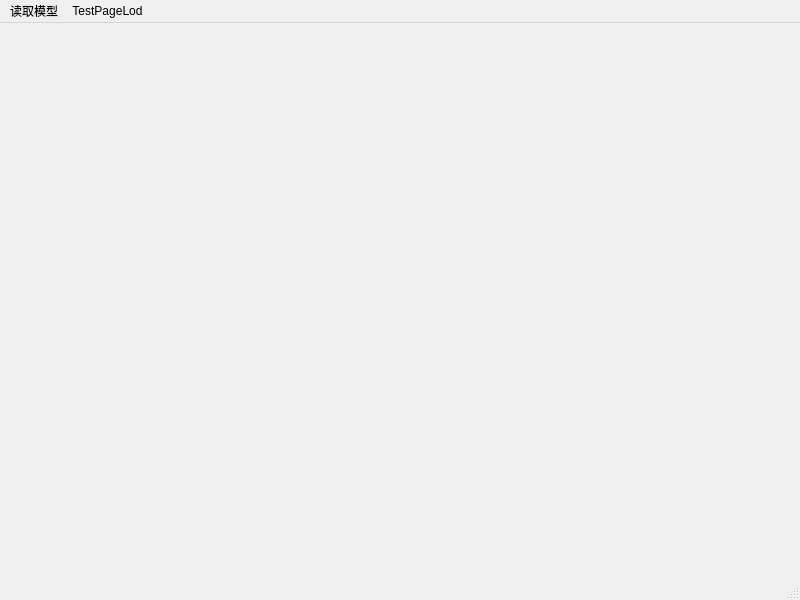
<?xml version="1.0" encoding="UTF-8"?>
<ui version="4.0">
 <class>MainWindow</class>
 <widget class="QMainWindow" name="MainWindow">
  <property name="geometry">
   <rect>
    <x>0</x>
    <y>0</y>
    <width>800</width>
    <height>600</height>
   </rect>
  </property>
  <property name="windowTitle">
   <string>MainWindow</string>
  </property>
  <widget class="QWidget" name="centralwidget"/>
  <widget class="QMenuBar" name="menubar">
   <property name="geometry">
    <rect>
     <x>0</x>
     <y>0</y>
     <width>800</width>
     <height>21</height>
    </rect>
   </property>
   <widget class="QMenu" name="menu">
    <property name="title">
     <string>读取模型</string>
    </property>
    <addaction name="actionLoad_Model"/>
    <addaction name="actionOpen_File"/>
    <addaction name="actionSave_As_File"/>
   </widget>
   <widget class="QMenu" name="menuTestPageLod">
    <property name="title">
     <string>TestPageLod</string>
    </property>
    <addaction name="actionCreate_Model"/>
    <addaction name="actionBig_Scene"/>
   </widget>
   <addaction name="menu"/>
   <addaction name="menuTestPageLod"/>
  </widget>
  <widget class="QStatusBar" name="statusbar"/>
  <action name="actionLoad_Model">
   <property name="text">
    <string>Load Model</string>
   </property>
  </action>
  <action name="actionOpen_File">
   <property name="text">
    <string>Open File</string>
   </property>
  </action>
  <action name="actionSave_As_File">
   <property name="text">
    <string>Save As File</string>
   </property>
  </action>
  <action name="actionCreate_Model">
   <property name="text">
    <string>创建模型</string>
   </property>
  </action>
  <action name="actionBig_Scene">
   <property name="text">
    <string>创建大型场景</string>
   </property>
  </action>
 </widget>
 <resources/>
 <connections/>
</ui>
